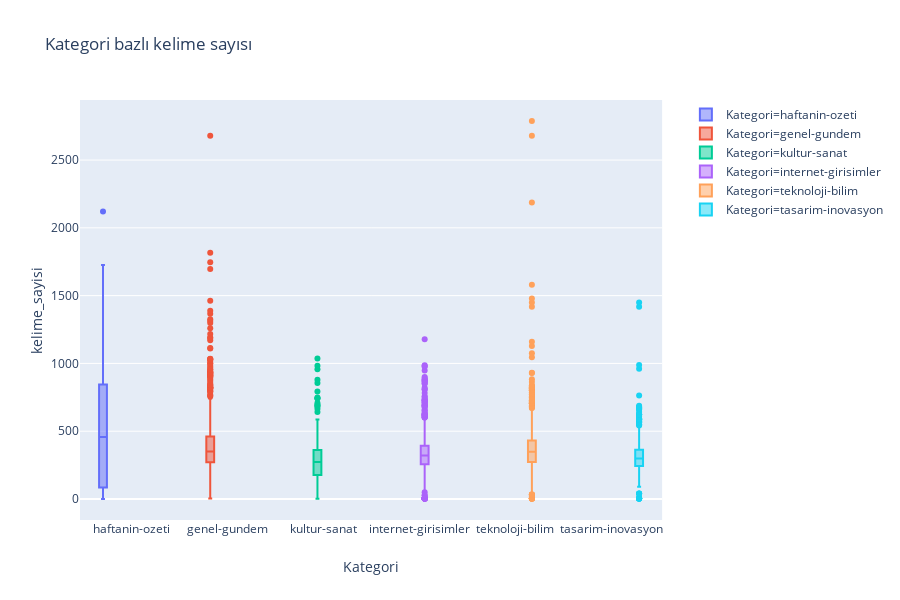

Notebook code cell kept with this figure:
### Code cell
fig = px.box(data, x="Kategori", y='kelime_sayisi', color="Kategori",
             title="Kategori bazlı kelime sayısı",
             hover_data=["yogunlasma"])
fig.show()

### Figure 1 — Plotly figure (JSON) as saved in the notebook; plotly's stock layout.template omitted (floating-point values rounded to 4 significant figures; data arrays with more than 128 entries replaced by an {"elided": "..."} marker saying what was removed)
{"data": [{"alignmentgroup": "True", "customdata": {"elided": "248x1 float values"}, "hoverlabel": {"namelength": 0}, "hovertemplate": "Kategori=%{x}<br>kelime_sayisi=%{y}<br>yogunlasma=%{customdata[0]}", "legendgroup": "Kategori=haftanin-ozeti", "marker": {"color": "#636efa"}, "name": "Kategori=haftanin-ozeti", "notched": false, "offsetgroup": "Kategori=haftanin-ozeti", "orientation": "v", "showlegend": true, "type": "box", "x": {"elided": "248 str values"}, "x0": " ", "xaxis": "x", "y": {"elided": "248 int values"}, "y0": " ", "yaxis": "y"}, {"alignmentgroup": "True", "customdata": {"elided": "825x1 float values"}, "hoverlabel": {"namelength": 0}, "hovertemplate": "Kategori=%{x}<br>kelime_sayisi=%{y}<br>yogunlasma=%{customdata[0]}", "legendgroup": "Kategori=genel-gundem", "marker": {"color": "#EF553B"}, "name": "Kategori=genel-gundem", "notched": false, "offsetgroup": "Kategori=genel-gundem", "orientation": "v", "showlegend": true, "type": "box", "x": {"elided": "825 str values"}, "x0": " ", "xaxis": "x", "y": {"elided": "825 int values"}, "y0": " ", "yaxis": "y"}, {"alignmentgroup": "True", "customdata": {"elided": "428x1 float values"}, "hoverlabel": {"namelength": 0}, "hovertemplate": "Kategori=%{x}<br>kelime_sayisi=%{y}<br>yogunlasma=%{customdata[0]}", "legendgroup": "Kategori=kultur-sanat", "marker": {"color": "#00cc96"}, "name": "Kategori=kultur-sanat", "notched": false, "offsetgroup": "Kategori=kultur-sanat", "orientation": "v", "showlegend": true, "type": "box", "x": {"elided": "428 str values"}, "x0": " ", "xaxis": "x", "y": {"elided": "428 int values"}, "y0": " ", "yaxis": "y"}, {"alignmentgroup": "True", "customdata": {"elided": "1485x1 float values"}, "hoverlabel": {"namelength": 0}, "hovertemplate": "Kategori=%{x}<br>kelime_sayisi=%{y}<br>yogunlasma=%{customdata[0]}", "legendgroup": "Kategori=internet-girisimler", "marker": {"color": "#ab63fa"}, "name": "Kategori=internet-girisimler", "notched": false, "offsetgroup": "Kategori=internet-girisimler", "orientation": "v", "showlegend": true, "type": "box", "x": {"elided": "1485 str values"}, "x0": " ", "xaxis": "x", "y": {"elided": "1485 int values"}, "y0": " ", "yaxis": "y"}, {"alignmentgroup": "True", "customdata": {"elided": "1485x1 float values"}, "hoverlabel": {"namelength": 0}, "hovertemplate": "Kategori=%{x}<br>kelime_sayisi=%{y}<br>yogunlasma=%{customdata[0]}", "legendgroup": "Kategori=teknoloji-bilim", "marker": {"color": "#FFA15A"}, "name": "Kategori=teknoloji-bilim", "notched": false, "offsetgroup": "Kategori=teknoloji-bilim", "orientation": "v", "showlegend": true, "type": "box", "x": {"elided": "1485 str values"}, "x0": " ", "xaxis": "x", "y": {"elided": "1485 int values"}, "y0": " ", "yaxis": "y"}, {"alignmentgroup": "True", "customdata": {"elided": "1128x1 float values"}, "hoverlabel": {"namelength": 0}, "hovertemplate": "Kategori=%{x}<br>kelime_sayisi=%{y}<br>yogunlasma=%{customdata[0]}", "legendgroup": "Kategori=tasarim-inovasyon", "marker": {"color": "#19d3f3"}, "name": "Kategori=tasarim-inovasyon", "notched": false, "offsetgroup": "Kategori=tasarim-inovasyon", "orientation": "v", "showlegend": true, "type": "box", "x": {"elided": "1128 str values"}, "x0": " ", "xaxis": "x", "y": {"elided": "1128 int values"}, "y0": " ", "yaxis": "y"}], "layout": {"boxmode": "group", "height": 600, "legend": {"tracegroupgap": 0}, "title": {"text": "Kategori bazlı kelime sayısı"}, "xaxis": {"anchor": "y", "categoryarray": ["haftanin-ozeti", "genel-gundem", "kultur-sanat", "internet-girisimler", "teknoloji-bilim", "tasarim-inovasyon"], "categoryorder": "array", "domain": [0, 0.98], "title": {"text": "Kategori"}}, "yaxis": {"anchor": "x", "domain": [0, 1], "title": {"text": "kelime_sayisi"}}}}
